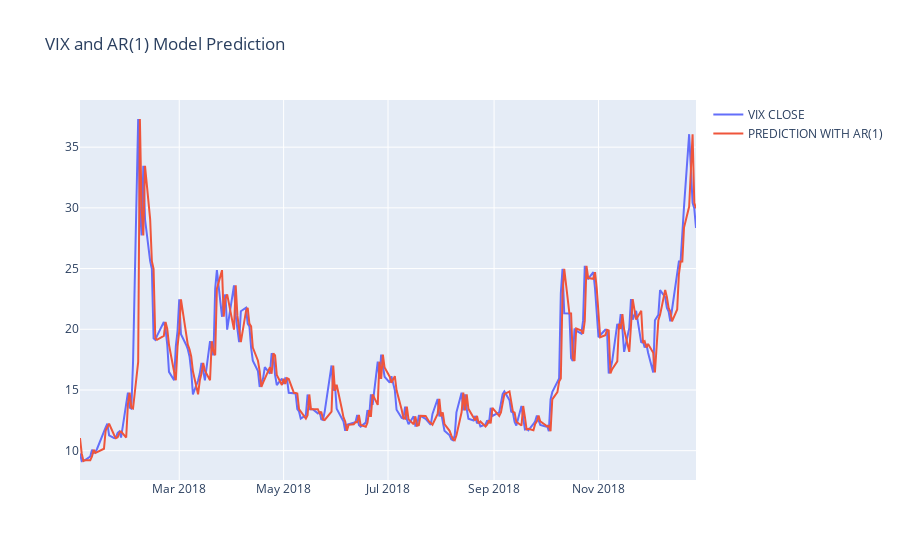

Notebook code for this chart:
### Code cell
fig = go.Figure()
fig.add_trace(
    go.Scatter(
        x=df_vix_test.index, y=df_vix_test["close"], mode="lines", name="VIX CLOSE"
    )
)
fig.add_trace(
    go.Scatter(
        x=df_vix_test.index, y=prediction_d1, mode="lines", name="PREDICTION WITH AR(1)"
    )
)
fig.update_layout(title="VIX and AR(1) Model Prediction")
fig.show()

### Figure 1 — Plotly figure (JSON) as saved in the notebook; plotly's stock layout.template omitted (floating-point values rounded to 4 significant figures; data arrays with more than 128 entries replaced by an {"elided": "..."} marker saying what was removed)
{"data": [{"mode": "lines", "name": "VIX CLOSE", "type": "scatter", "x": {"elided": "250 str values"}, "y": {"elided": "250 float values"}}, {"mode": "lines", "name": "PREDICTION WITH AR(1)", "type": "scatter", "x": {"elided": "250 str values"}, "y": {"elided": "250 float values"}}], "layout": {"title": {"text": "VIX and AR(1) Model Prediction"}}}
